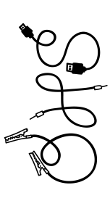
#> input picture ohs17.png, 112 x 208 px
$ python image-convert.py   (older library calls are emulated)
#> lines starting #> are read from the running program, lines starting #| are printed output that depends on the picture
#!/usr/bin/python
import sys
import Image

imagefile = "ohs17.png"

if (len(sys.argv) > 1):
	imagefile = sys.argv[1]

img = Image.open(imagefile)
#> img is the input picture: PIL image 112x208 RGBA; mean R, G, B, A 233.2, 233.2, 233.2, 255
img = img.resize((128,250), Image.ANTIALIAS)
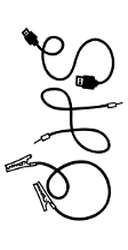
#> img: PIL image 128x250 RGBA; mean R, G, B, A 233, 233, 233, 255
xsize = img.size[0]
#> xsize = 128
ysize = img.size[1]
#> ysize = 250

frame = bytearray(int(xsize/8) * ysize)

for y in xrange(img.size[1]):
	for x in xrange(img.size[0]):
		fx = xsize - 1 - x
		byte = int((fx) / 8) + 16 * y
		mask = 0x80 >> (fx % 8)
		color = img.getpixel((x,y))
		gs = color[0] * .25 + color[1] * .5 + color[2] *.25
		if gs > 128:
			frame[byte] |= mask

print("image = b'" + "".join("\\x%02x" % i for i in frame) + "'")
#> (printed output is left out)
